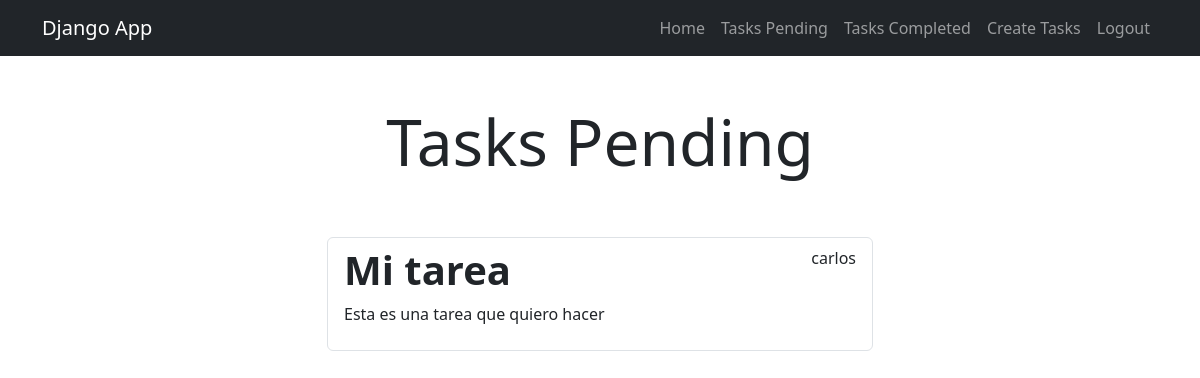
The app's page /tasks/ (signed in), older data.
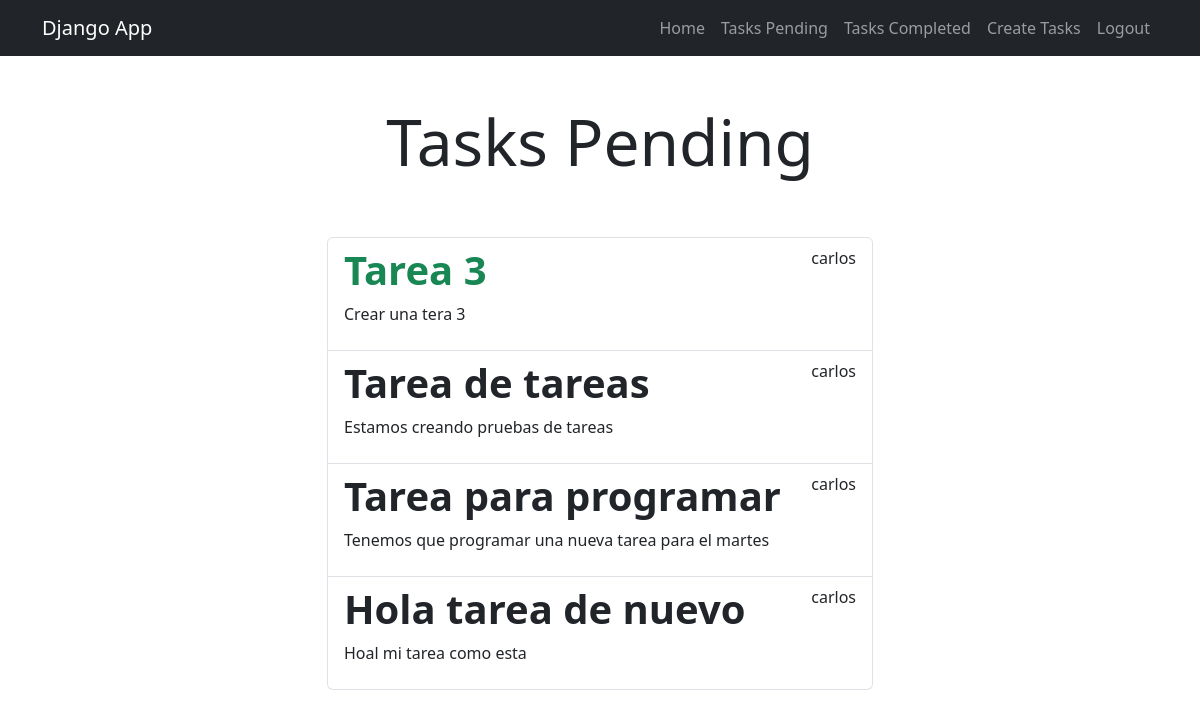
The same page, newer data.
### tasks/models.py (models this page shows, shortened)
class Task(models.Model):
    title = models.CharField(max_length=100)
    description = models.TextField(blank=True)
    created = models.DateTimeField(auto_now_add=True)
    datecompleted = models.DateTimeField(null=True, blank=True)
    important = models.BooleanField(default=False)
    user = models.ForeignKey(User, on_delete=models.CASCADE)

### tasks/views.py (the view)
# urls.py: path('tasks/', views.tasks, name='tasks'),
@login_required
def tasks(request):
    tasks = Task.objects.filter(user=request.user, datecompleted__isnull=True)
    return render(request, 'tasks.html', {'tasks': tasks})

### tasks/templates/tasks.html (shortened to what this page needs)
{% extends 'base.html' %}
{% block content %}
<main class="container">
    <div class="row">
        <div class="col-md-6 offset-md-3">
            <h1 class="text-center display-3 py-5">Tasks Pending</h1>
            <ul class="list-group">
                {% for task in tasks %}
                <a class="list-group-item" href="{% url 'task_detail' task.id %}">
                    <header class="d-flex justify-content-between">
                        {% if task.important %}
                        <h1 class="fw-bold text-success">{{task.title}}</h1>
                        {% else %}
                        <h1 class="fw-bold">{{task.title}}</h1>
                        {% endif %}
                        <p>{{task.user.username}}</p>
                    </header>
                    <p>{{task.description}}</p>
                </a>
                {% endfor %}
            </ul>
        </div>
    </div>
</main>
{% endblock %}

### tasks/templates/base.html (shortened to what this page needs)
<!DOCTYPE html>
<html lang="en">
<head>
    <link rel="stylesheet" href="https://cdn.jsdelivr.net/npm/bootstrap@5.3.3/dist/css/bootstrap.min.css">
</head>
<body>
    <nav class="navbar navbar-expand-lg bg-dark navbar-dark">
        <div class="container">
            <a class="navbar-brand" href="/home/">Django App</a>
            <div class="collapse navbar-collapse" id="navbarNav">
                <ul class="navbar-nav ms-auto">
                    <li class="nav-item">
                        <a class="nav-link" href="/home">Home</a>
                    </li>
                    {% if user.is_authenticated %}
                    <li class="nav-item">
                        <a class="nav-link" href="{% url 'tasks' %}">Tasks Pending</a>
                    </li>
                    <li class="nav-item">
                        <a class="nav-link" href="{% url 'tasks_completed' %}">Tasks Completed</a>
                    </li>
                    <li class="nav-item">
                        <a class="nav-link" href="/tasks/create">Create Tasks</a>
                    </li>
                    <li class="nav-item">
                        <a class="nav-link" href="/logout">Logout</a>
                    </li>
                    {% endif %}
                </ul>
            </div>
        </div>
    </nav>
    {% block content %}
    {% endblock %}
</body>
</html>

Row changes from the older to the newer data that the page shows:
no longer on this page (row edited): Task: title "Mi tarea", user.username "carlos", description "Esta es una tarea que quiero hacer"
added Task: title "Tarea 3", user.username "carlos", description "Crear una tera 3"
added Task: title "Tarea de tareas", user.username "carlos", description "Estamos creando pruebas de tareas"
added Task: title "Tarea para programar", user.username "carlos", description "Tenemos que programar una nueva tarea para el martes"
added Task: title "Hola tarea de nuevo", user.username "carlos", description "Hoal mi tarea como esta"
